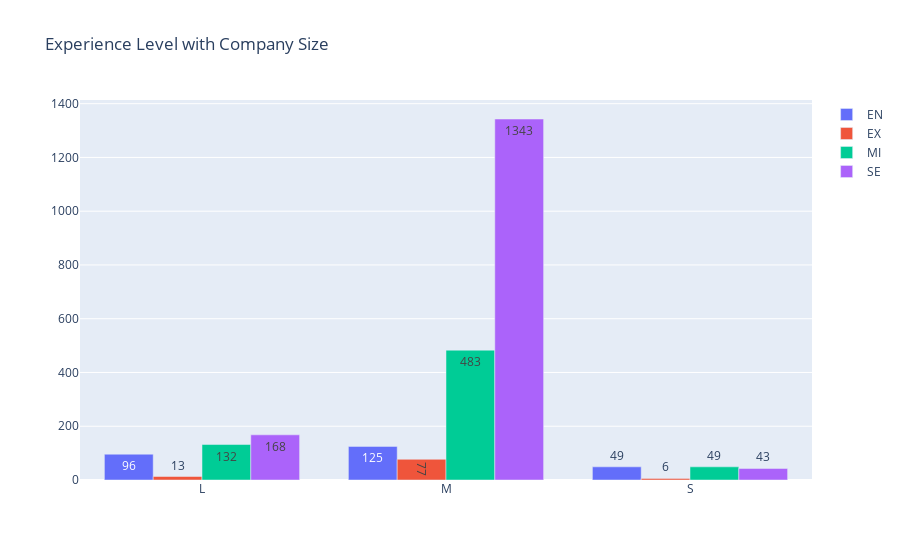

Notebook source saved alongside this figure:
### Markdown cell above
👉 Trường dữ liệu: *experience_level, company_size*\
👉 Biểu đồ: cột. Giải thích: biểu đồ cột thường được sử dụng để so sánh các giá trị số liệu với nhau nên nó thích hợp với việc so sánh giữa những cấp độ kinh nghiệm trong một loại quy mô công ty và so sánh giữa những quy mô công ty với nhau. Vì kinh nghiệm sẽ được chia thành 4 cấp độ, nên ở mỗi công việc sẽ có 4 cột để thể hiện số lượng ở mỗi cấp độ.\
👉 Màu sắc: mỗi cấp độ kinh nghiệm khác nhau sẽ được biểu diễn bằng màu sắc khác khau, cụ thể là 4 màu ứng với 4 cấp độ kinh nghiệm EN (màu lam), EX (màu đỏ), MI(màu lục), SE(màu chàm). Mục đích: phân biệt các cấp độ kinh nghiệm của mỗi công việc, giúp người nhìn dễ dàng phân biệt được các cấp độ kinh nghiệm khác nhau một cách nhanh chóng.

### Code cell
exp_size = salaries_df.groupby(['experience_level','company_size']).size()
fig = go.Figure(data = [
    go.Bar(name = 'EN', x = exp_size['EN'].index,
           y = exp_size['EN'].values, text = exp_size['EN'].values),
    go.Bar(name = 'EX', x = exp_size['EX'].index,
           y = exp_size['EX'].values, text = exp_size['EX'].values),
    go.Bar(name = 'MI', x = exp_size['MI'].index,
           y = exp_size['MI'].values, text = exp_size['MI'].values),
    go.Bar(name = 'SE', x = exp_size['SE'].index,
           y = exp_size['SE'].values, text = exp_size['SE'].values),
])
fig.update_layout(title = 'Experience Level with Company Size')

fig.show()

### Figure 1 — Plotly figure (JSON) as saved in the notebook; plotly's stock layout.template omitted (floating-point values rounded to 4 significant figures)
{"data": [{"name": "EN", "text": [96, 125, 49], "type": "bar", "x": ["L", "M", "S"], "y": [96, 125, 49]}, {"name": "EX", "text": [13, 77, 6], "type": "bar", "x": ["L", "M", "S"], "y": [13, 77, 6]}, {"name": "MI", "text": [132, 483, 49], "type": "bar", "x": ["L", "M", "S"], "y": [132, 483, 49]}, {"name": "SE", "text": [168, 1343, 43], "type": "bar", "x": ["L", "M", "S"], "y": [168, 1343, 43]}], "layout": {"title": {"text": "Experience Level with Company Size"}}}
